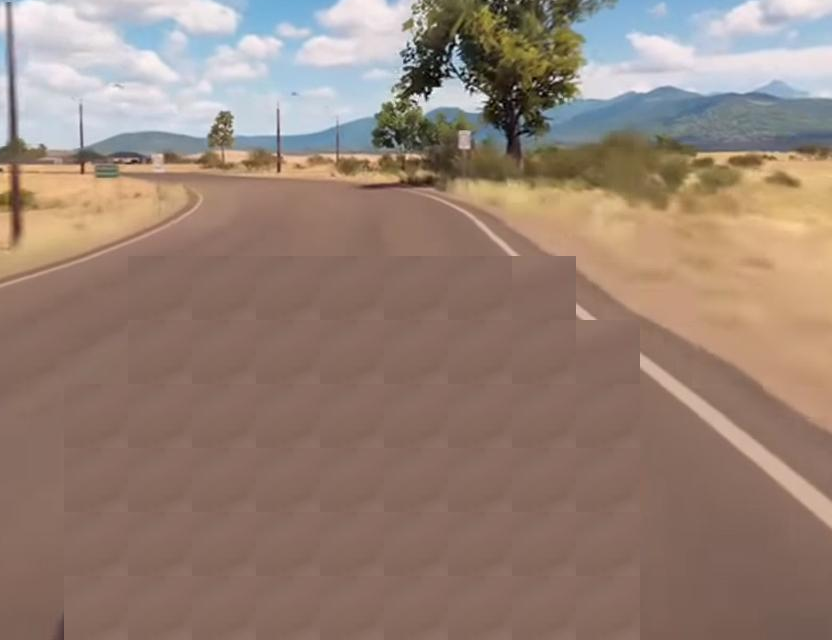

A 2D game scene composited from a Tiled map and its tileset images. What follows is a short description and the map's XML, with every tile layer's data as written:
An orthogonal 13x10 tile map with 64x64 px tiles, 1 tile layer (Tile Layer 1).

<map version="1.10" tiledversion="1.11.2" orientation="orthogonal" renderorder="right-down" width="13" height="10" tilewidth="64" tileheight="64" infinite="0" nextlayerid="2" nextobjectid="1">
 <tileset firstgid="1" name="Car" tilewidth="64" tileheight="64" tilecount="216" columns="18">
  <image source="New folder/tile map.png" width="1200" height="800" />
 </tileset>
 <layer id="1" name="Tile Layer 1" width="13" height="10">
  <data encoding="csv">
41,42,43,44,45,46,47,48,49,50,51,52,53,
59,60,61,62,63,64,65,66,67,68,69,70,71,
77,78,79,80,81,82,83,84,85,86,87,88,89,
95,96,97,98,99,100,101,102,103,104,105,106,107,
113,114,131,131,131,131,131,131,130,122,123,124,125,
131,132,131,131,131,131,131,131,131,130,141,142,143,
149,131,131,131,131,131,131,131,131,131,159,160,161,
167,131,131,131,131,131,131,131,131,131,177,178,179,
185,131,131,131,131,131,131,131,131,131,195,196,197,
203,131,131,131,131,131,131,131,131,131,213,214,215
</data>
 </layer>
</map>